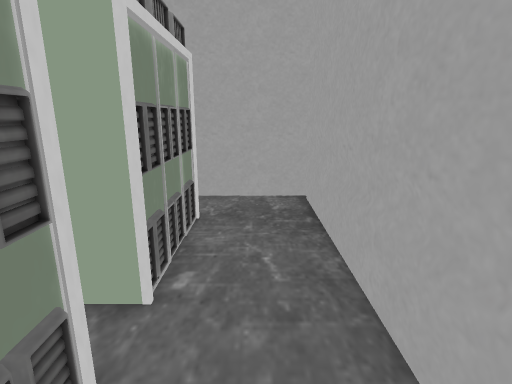
[1] (above)

23 first-person views from a walk through a scene from a Unity 3-D project. The camera is 1.3 m above the floor, tilts 14° down and sees 80° across. Doors are open. The floor is counted in squares, 0.5 m on a side. Each view is taken from the middle of a square. On the plan, view 1 faces up. The plan holds only what a view shows up to about 20 squares ahead; the rest is blank. The player is left out. Some surface patterns are stand-ins.

[2]
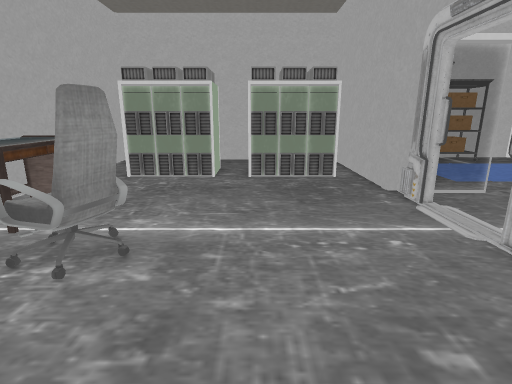

[3]
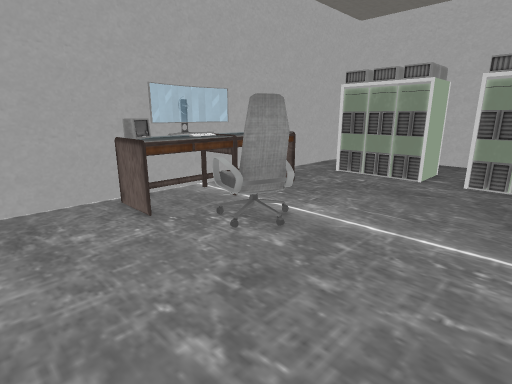

[4]
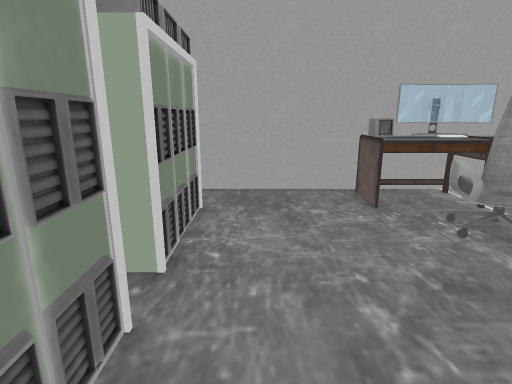

[5]
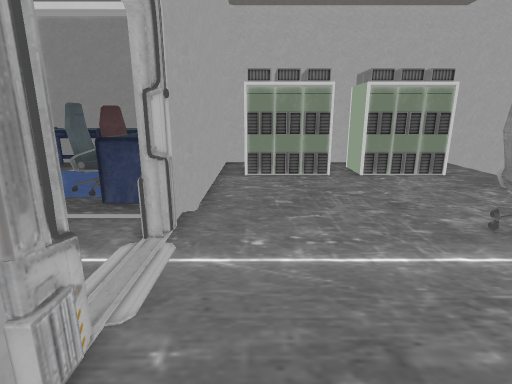

[6]
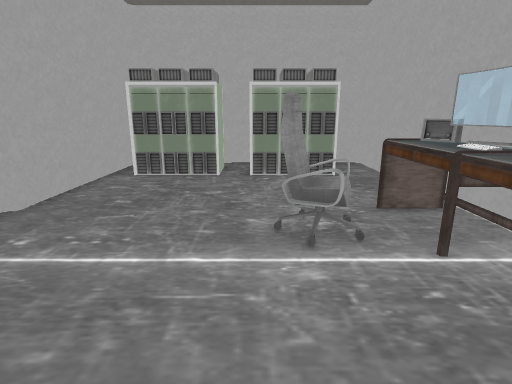

[7]
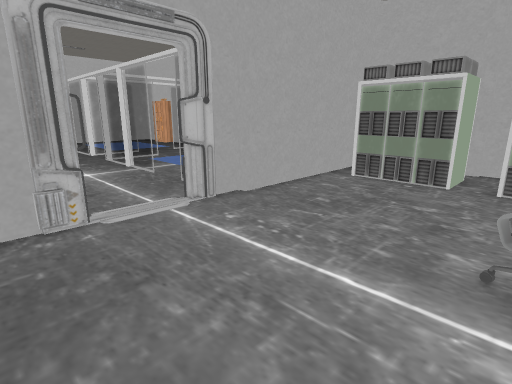

[8]
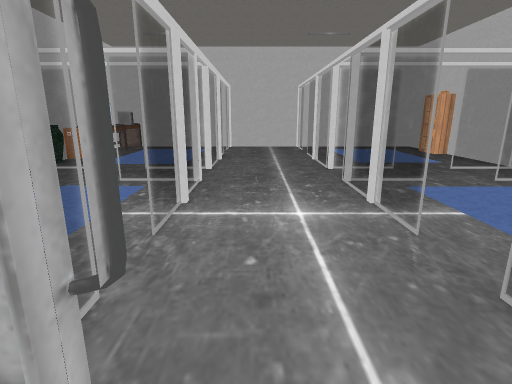

[9]
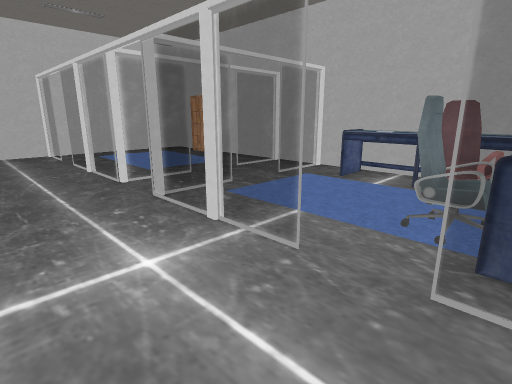

[10]
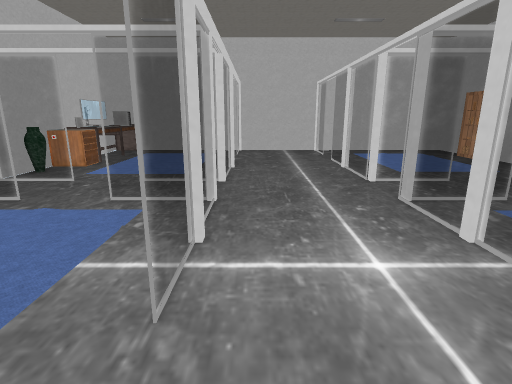

[11]
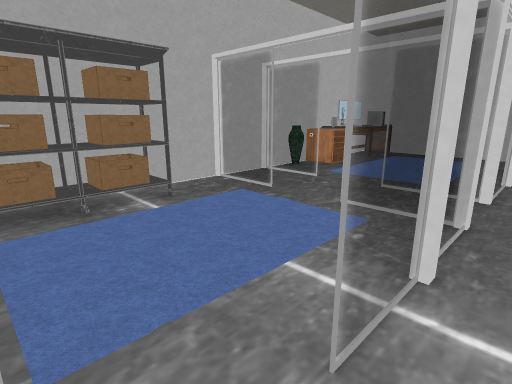

[12]
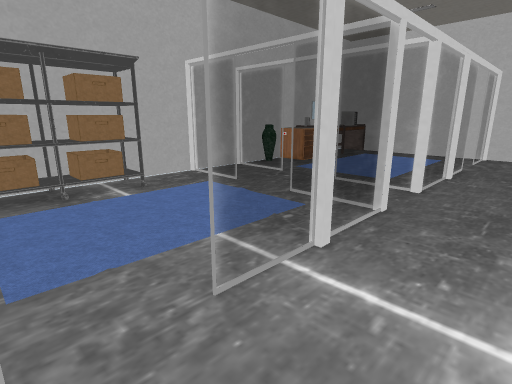

[13]
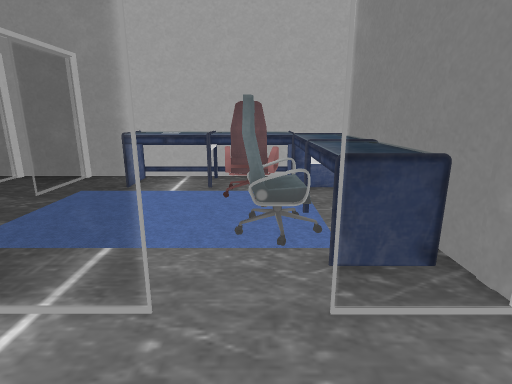

[14]
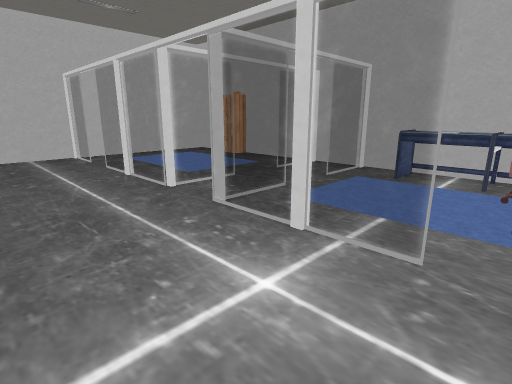

[15]
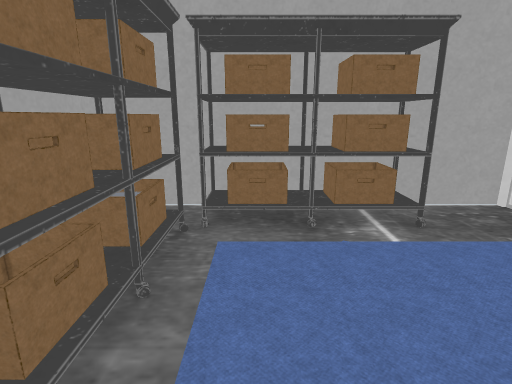

[16]
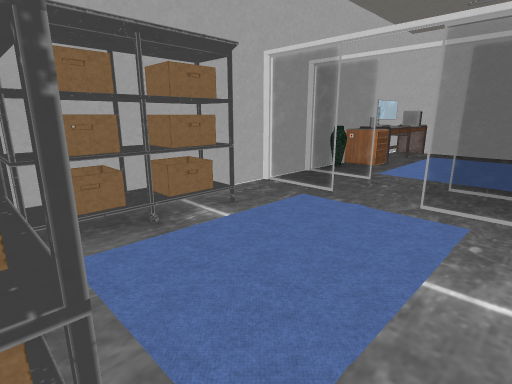

[17]
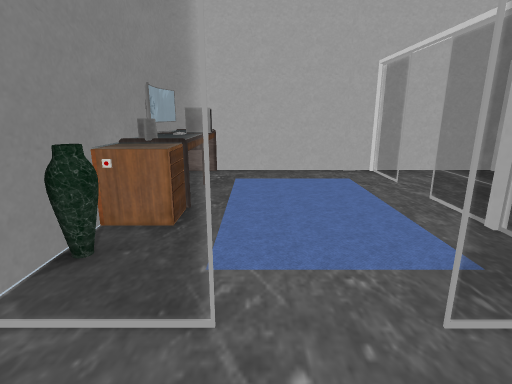

[18]
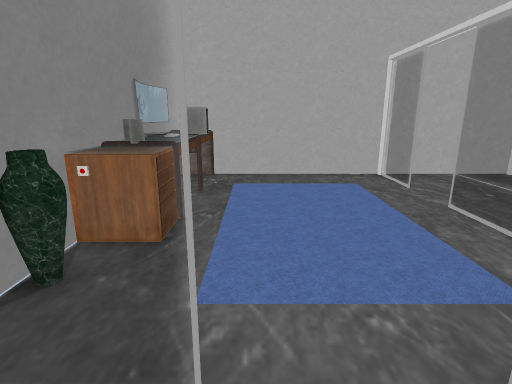

[19]
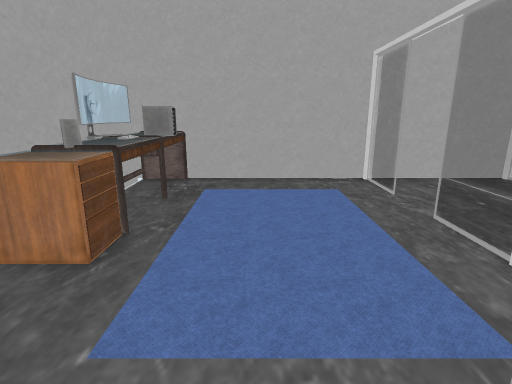

[20]
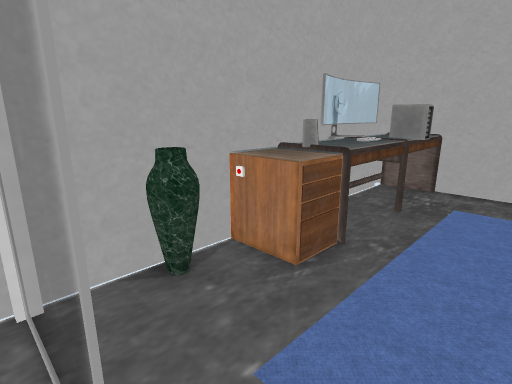

[21]
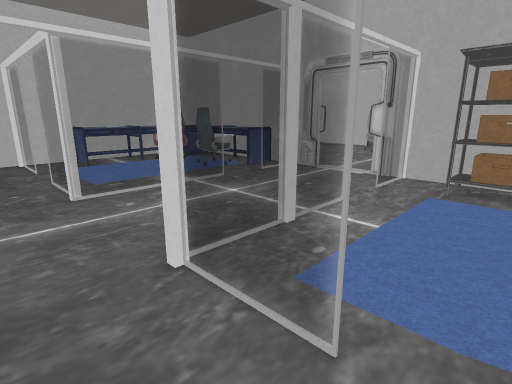

[22]
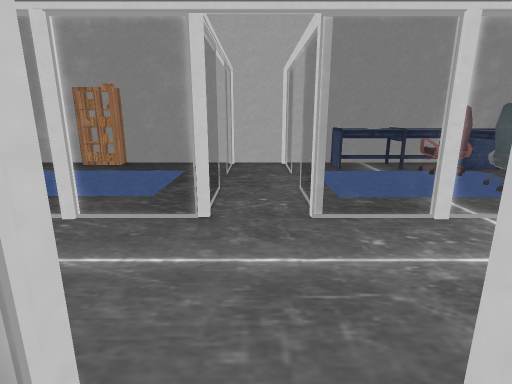

[23]
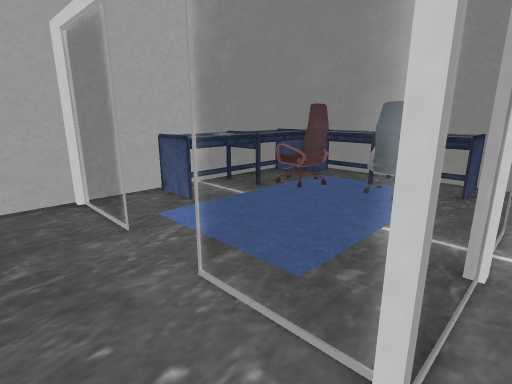

### Floor plan
Key: @ floor where view 1 was taken; # wall or solid block; . floor; D open door; = window, fence, low wall or low ledge; ^ raised ledge; C computer; H chair; R radio; K keyboard; A carpet; S vase; E shelf; O other object.
Columns run from 23 left of view 1 to 3 right of it. Each row starts with its distance up from view 1.
 10  O########################
  9 #=.......=R=O#^^=........#
  8    ##....=^^K^^^=...##...#
  7    #C..............C#C...#
  6    OC......HH......CCC...#
  5    OC.....HHH......CCO...#
  4 #= #C..............C#C...#
  3 ##.......................#
  2  ###C..............C#C   #
  1    OC..............CC
  0     C..............CC  @
 -1    #C..............C#
 -2 #=###...............#
 -3 #O########O#DDDD#O########
 -4 #O OOOOOOO=.....=.##
 -5 ##  AAAAAO=.....=.#######
 -6 #OOHHAHHHO=.....=.......#
 -7 #OOHHHHHH...............#
 -8 #OOHH   ................#
 -9 #OOA    ..=.....=.......#
-10 #OOO    ..=.....=.......##
-11 #OOA    ..#.....#.......###
-12 #OOA    ..=.....=.........#
-13 ##........=.....=.........#
-14 ##===..====.....====...===#
-15  #........................#
-16  #........................#
-17  #===..====.....#====..===#
-18  #........=.....=.........#
-19  #........=.....=........S#
-20  #........=.....=........S#
-21  #........#.....#.......OO#
-22 ##........ .....=.......OO=
-23 ##........=.....=.......OO#
-24 #E........=.....=.......OO#
-25 #E......................OO#
-26 ##...  ...=.....=.......OO#
-27 ##.      .=.....=.......OO#
-28  #       .=.....=.......O #
-29          #O######O#########

Where each view was taken, in squares from view 1:
view 1: 0 up, 0 right, facing up
view 2: 2 up, 17 left, facing right
view 3: 0 up, 17 left, facing up-right
view 4: 1 down, 17 left, facing up
view 5: 1 down, 5 left, facing left
view 6: 4 up, 5 left, facing left
view 7: 5 up, 6 left, facing down-left
view 8: 2 down, 9 left, facing down
view 9: 5 down, 8 left, facing down-left
view 10: 5 down, 8 left, facing down
view 11: 6 down, 8 left, facing down-right
view 12: 6 down, 10 left, facing down-right
view 13: 7 down, 9 left, facing left
view 14: 7 down, 7 left, facing down-left
view 15: 7 down, 6 left, facing right
view 16: 5 down, 6 left, facing down-right
view 17: 14 down, 1 left, facing down
view 18: 15 down, 1 left, facing down
view 19: 16 down, 2 left, facing down
view 20: 17 down, 2 left, facing down-right
view 21: 17 down, 2 left, facing up-left
view 22: 16 down, 5 left, facing left
view 23: 17 down, 12 left, facing up-left
